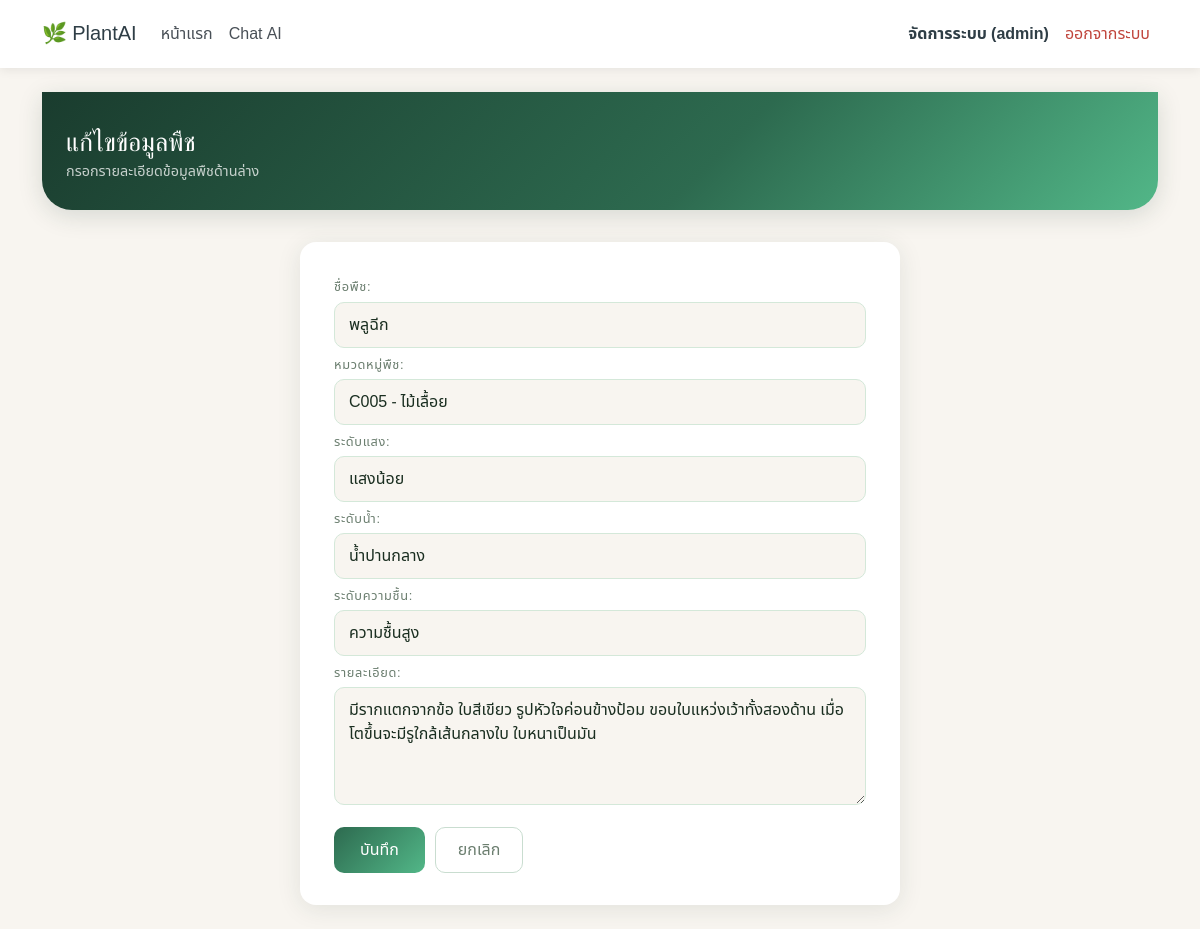
/management/plant/edit/P009/ (signed in), run on the app's committed database.
### PlantAI_App/models.py (models this page shows, shortened)
class Plant(models.Model):
    LIGHT_CHOICES = [
        ('low', 'แสงน้อย'),
        ('medium', 'แสงปานกลาง'),
        ('high', 'แสงมาก'),
    ]
    WATER_CHOICES = [
        ('low', 'น้ำน้อย'),
        ('medium', 'น้ำปานกลาง'),
        ('high', 'น้ำมาก'),
    ]
    HUMIDITY_CHOICES = [
        ('low', 'ความชื้นต่ำ'),
        ('medium', 'ความชื้นปานกลาง'),
        ('high', 'ความชื้นสูง'),
    ]
    plant_id = models.CharField(primary_key=True, max_length=11, editable=False)  # เช่น P001
    plant_name = models.CharField(max_length=50, unique=True)  # ชื่อพืช
    light = models.CharField(max_length=10, choices=LIGHT_CHOICES)
    water = models.CharField(max_length=10, choices=WATER_CHOICES)
    humidity = models.CharField(max_length=10, choices=HUMIDITY_CHOICES)
    description = models.TextField(blank=True, null=True)  # รายละเอียด/คำอธิบายเพิ่มเติมของพืช
    category = models.ForeignKey(
        PlantCategory, db_column="category_id", on_delete=models.CASCADE,
        related_name="plants"
    )
    admin = models.ForeignKey(
        Admin, db_column="admin_id", on_delete=models.CASCADE,
        related_name="plants"
    )
    class Meta:
        db_table = "plant"
        verbose_name = "พืช"

class PlantCategory(models.Model):
    category_id = models.CharField(primary_key=True, max_length=11, editable=False)  # เช่น C001
    category_name = models.CharField(max_length=50, unique=True)  # ชื่อหมวดหมู่ เช่น "ไม้เลื้อย"
    detail = models.TextField(blank=True, null=True)  # คำอธิบายหมวดหมู่ (ใส่หรือไม่ใส่ก็ได้)
    admin = models.ForeignKey(
        Admin, db_column="admin_id", on_delete=models.CASCADE,
        related_name="plant_categories"
    )
    class Meta:
        db_table = "plant_category"
        verbose_name = "หมวดหมู่พืช"
    def __str__(self):
        return f"{self.category_id} - {self.category_name}"

### PlantAI_App/views.py (the view)
    def wrapper(request, *args, **kwargs):
        if 'admin_id' not in request.session:
            return redirect('login')
        return view_func(request, *args, **kwargs)

### PlantAI_App/forms.py (shortened to what this page needs)
class PlantForm(forms.ModelForm):
    class Meta:
        model = Plant
        fields = ['plant_name', 'category', 'light', 'water', 'humidity', 'description']
        labels = {
            'plant_name': 'ชื่อพืช',
            'category': 'หมวดหมู่พืช',
            'light': 'ระดับแสง',
            'water': 'ระดับน้ำ',
            'humidity': 'ระดับความชื้น',
            'description': 'รายละเอียด',
        }
        widgets = {
            'plant_name': forms.TextInput(attrs={'class': 'form-control'}),
            'category': forms.Select(attrs={'class': 'form-select'}),
            'light': forms.Select(attrs={'class': 'form-select'}),
            'water': forms.Select(attrs={'class': 'form-select'}),
            'humidity': forms.Select(attrs={'class': 'form-select'}),
            'description': forms.Textarea(attrs={
                'class': 'form-control',
                'rows': 4
            }),
        }

### PlantAI_App/views.py (called while the page is built)
def admin_required(view_func):
    def wrapper(request, *args, **kwargs):
        if 'admin_id' not in request.session:
            return redirect('login')
        return view_func(request, *args, **kwargs)
    return wrapper

@admin_required
def plant_edit(request, pk):
    plant = get_object_or_404(Plant, pk=pk)
    if request.method == 'POST':
        form = PlantForm(request.POST, instance=plant)
        if form.is_valid():
            form.save()
            messages.success(request, f'แก้ไขข้อมูลพืช "{plant.plant_name}" เรียบร้อยแล้ว')
            return redirect('/management/?tab=plants')
        else:
            messages.error(request, 'กรุณาตรวจสอบข้อมูลในฟอร์มอีกครั้ง')
    else:
        form = PlantForm(instance=plant)  # GET request: แสดงฟอร์มพร้อมข้อมูลเดิมของพืชนี้
    return render(request, 'plant_form.html', {'form': form, 'title': 'แก้ไขข้อมูลพืช'})

### PlantAI_App/templates/plant_form.html (shortened to what this page needs)
{% extends 'base.html' %}
{% block content %}
{% load static %}
<link rel="stylesheet" href="{% static 'plants/css/style_admin.css' %}">
<div class="admin-hero">
    <h2>{{ title }}</h2>
    <p>กรอกรายละเอียดข้อมูลพืชด้านล่าง</p>
</div>
<div class="form-card">
    <form method="post">
        {% for field in form %}
            {{ field.label_tag }}
            {{ field }}
        {% endfor %}
        <div class="form-actions">
            <button type="submit" class="btn btn-plant-primary">บันทึก</button>
            <a href="{% url 'management' %}?tab=plants" class="btn btn-plant-secondary">ยกเลิก</a>
        </div>
    </form>
</div>
{% endblock %}

### PlantAI_App/static/plants/css/style_base.css (style rules this page uses)
:root { --green-deep: #1a3c2e; --green-mid: #2d6a4f; --green-light: #52b788; --green-pale: #d8f3dc; --cream: #f8f5f0; --brown: #7a5c3a; --text-dark: #1a2e20; --text-muted: #6b7e6f; --shadow-card: 0 4px 24px rgba(26,60,46,0.10); --shadow-hover: 0 8px 32px rgba(26,60,46,0.18); --radius: 16px; --radius-sm: 10px; }
body { background-color: var(--cream); font-family: 'Noto Sans Thai', sans-serif; color: var(--text-dark); }
.btn-plant-primary { background: linear-gradient(135deg, var(--green-mid), var(--green-light)); border: none; color: #fff; border-radius: var(--radius-sm); padding: 10px 26px; font-family: 'Noto Sans Thai', sans-serif; font-weight: 500; transition: transform 0.15s, box-shadow 0.15s; }
.btn-plant-secondary { background: transparent; border: 1.5px solid #c9ddd0; color: var(--text-muted); border-radius: var(--radius-sm); padding: 10px 22px; font-family: 'Noto Sans Thai', sans-serif; transition: background 0.15s, color 0.15s; }

### PlantAI_App/static/plants/css/style_admin.css (style rules this page uses)
.admin-hero { background: linear-gradient(135deg, var(--green-deep) 0%, var(--green-mid) 60%, var(--green-light) 100%); border-radius: 0 0 30px 30px; padding: 36px 24px 28px; margin-bottom: 32px; box-shadow: 0 6px 24px rgba(26,60,46,0.15); }
.admin-hero h2 { font-family: 'Playfair Display', serif; color: #fff; font-size: 1.6rem; margin-bottom: 2px; }
.admin-hero p { color: rgba(255,255,255,0.75); font-size: 0.9rem; margin: 0; }
.form-card { background: #fff; border-radius: var(--radius); box-shadow: var(--shadow-card); padding: 32px 34px; max-width: 600px; margin: 0 auto; }
.form-card label { font-size: 0.8rem; font-weight: 500; color: var(--text-muted); text-transform: uppercase; letter-spacing: 0.05em; margin-bottom: 4px; display: inline-block; }
.form-card input[type=text], .form-card input[type=password], .form-card input[type=email], .form-card input[type=number], .form-card textarea, .form-card select { border-radius: var(--radius-sm); border: 1.5px solid #d4e8d9; background: var(--cream); padding: 10px 14px; width: 100%; font-family: 'Noto Sans Thai', sans-serif; color: var(--text-dark); transition: border-color 0.2s, box-shadow 0.2s; margin-bottom: 4px; box-sizing: border-box; }
.form-card .form-actions { margin-top: 22px; display: flex; gap: 10px; }

### data on the page
Plant: form "พลูฉีก" "แสงน้อย" "น้ำปานกลาง" "ความชื้นสูง" "มีรากแตกจากข้อ ใบสีเขียว รูปหัวใจค่อนข้างป้อม ขอบใบแหว่งเว้าทั้งสองด้าน เมื่อโตขึ้นจะมีรูใกล้เส้นกลางใบ ใบหนาเป็นมัน"
PlantCategory: form "C005 - ไม้เลื้อย"

### other printed values
{{ request.session.admin_username }} "admin"
{{ title }} "แก้ไขข้อมูลพืช"
{{ field.label_tag }} "ชื่อพืช:" "หมวดหมู่พืช:" "ระดับแสง:" "ระดับน้ำ:" "ระดับความชื้น:" "รายละเอียด:"
